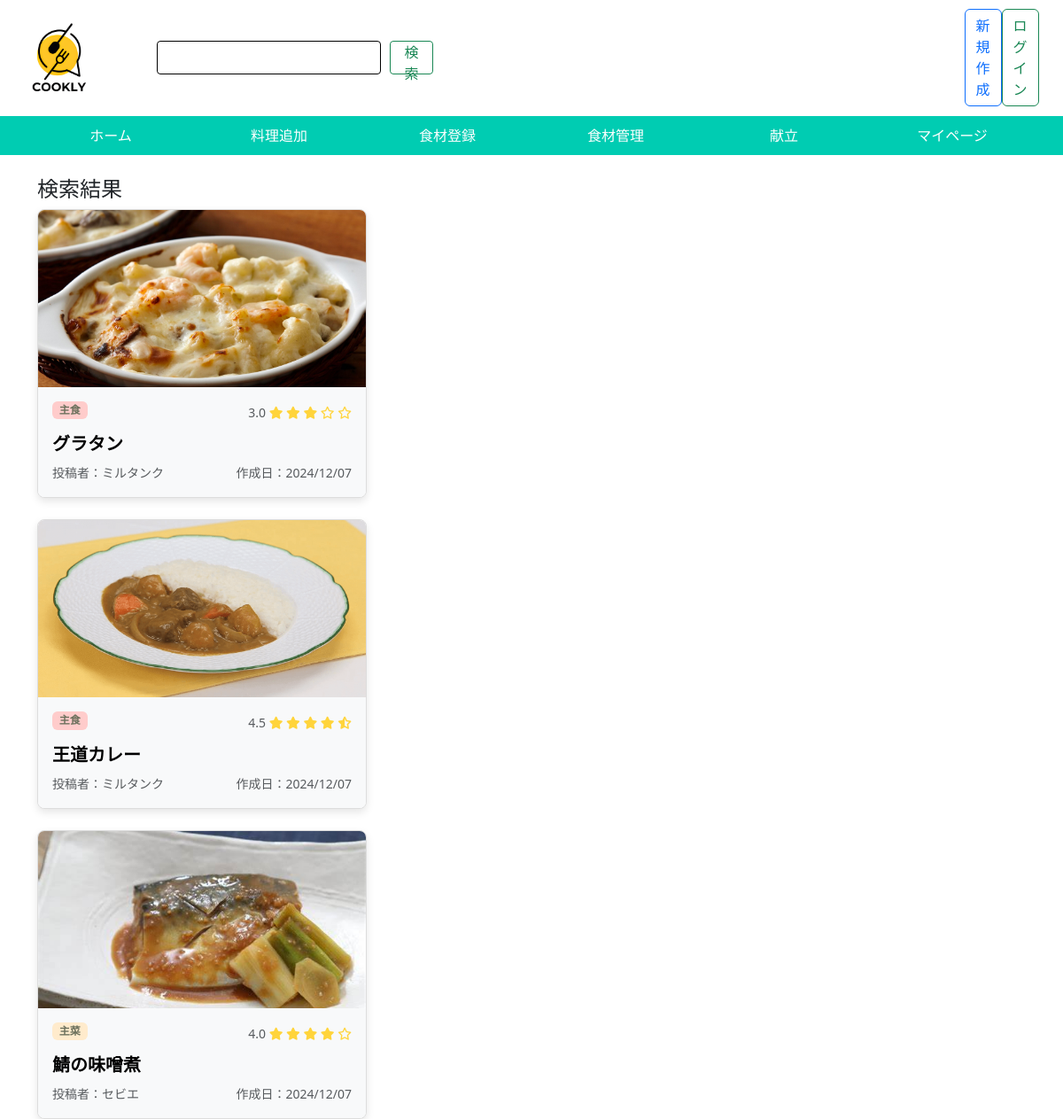
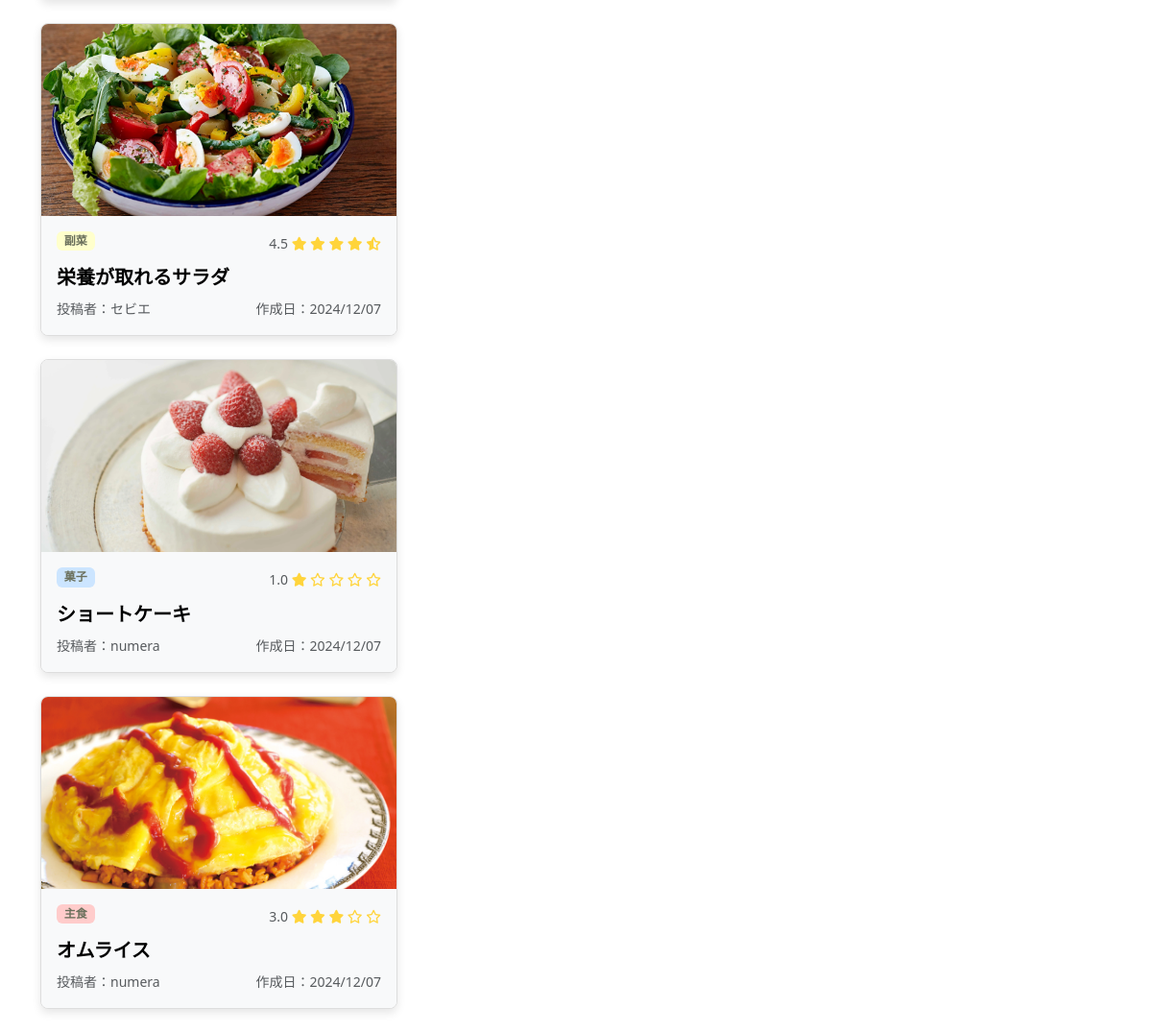
The app's page /search/ with its own data (2 pictures, top to bottom).
### app/models.py (models this page shows, shortened)
class Recipe(models.Model):
    user = models.ForeignKey(CustomUser, on_delete=models.CASCADE)
    recipe_title = models.CharField(max_length=200, verbose_name="料理タイトル")
    recipe_image = models.ImageField(upload_to='recipes/', verbose_name="料理写真")
    vote = models.IntegerField(default=0, verbose_name="閲覧回数")
    detail_text = models.TextField(max_length=200, verbose_name="料理説明")
    class Genre(models.TextChoices):
        MAIN_DISH = 'main', '主菜'
        SIDE_DISH = 'side', '副菜'
        MAIN_COURSE = 'course', '主食'
        DESSERT = 'dessert', '菓子'
    genre = models.CharField(max_length=10, choices=Genre.choices, verbose_name="ジャンル")
    created_at = models.DateTimeField(auto_now_add=True)
    updated_at = models.DateField(verbose_name="更新日", auto_now=True)

class CustomUser(AbstractUser):
    user_icon = models.ImageField(upload_to='user_icon/', verbose_name="ユーザーアイコン")
    allergy = models.CharField(max_length=1000, default="なし")

### app/views.py (the view)
# urls.py: path("search/", views.search_recipes, name="searchrecipes"),
def search_recipes(request):
    recipes = Recipe.objects.all().annotate(average_rating=Avg('comment__rating'))
    keyword = request.GET.get('keyword')
    if keyword:
        search_recipes = recipes.filter(
            Q(recipe_title__icontains=keyword)
        )
        messages.success(request, '[{}]の検索結果'.format(keyword))
    else:
        messages.error(request, '検索キーワードが指定されていません。')
        search_recipes = recipes
    return render(request, 'app/home.html', {'search_recipes': search_recipes})

### app/templates/app/home.html (shortened to what this page needs)
{% extends "base/base.html" %}
{% load static %}
{% block extra_styles %}
    <link rel="stylesheet" href="{% static 'app/css/home.css' %}">
{% endblock %}
{% block body %}
{% if search_recipes %}
<h4>検索結果</h4>
    {% for i in search_recipes %}
    <div class="col-md-4 mb-4 d-flex align-items-stretch">
        {% include 'app/recipe_card.html' with i=i %}
    </div>
    {% endfor %}
{% endif %}
{% endblock %}

### app/templates/app/recipe_card.html (shortened to what this page needs)
<div class="card" style="width: 100%; position: relative;">
    <img src="{{ i.recipe_image.url }}" class="card-img-top" alt="{{ i.recipe_title }}"
        style="height: 200px; object-fit: cover;">
    <div class="card-body d-flex flex-column {% if i.allergy_flag %}bg-color text-white{% else %}bg-light{% endif %}">
        <div class="d-flex justify-content-between mt-0">
            {% if i.genre == 'main' %}
            <p class="badge badge-pill badge-main">{{ i.get_genre_display }}</p>
            {% elif i.genre == 'side' %}
            <p class="badge badge-pill badge-side">{{ i.get_genre_display }}</p>
            {% elif i.genre == 'course' %}
            <p class="badge badge-pill badge-course">{{ i.get_genre_display }}</p>
            {% elif i.genre == 'dessert' %}
            <p class="badge badge-pill badge-dessert">{{ i.get_genre_display }}</p>
            {% endif %}
            <p class="card-text mb-0">
                <small class="text-body-secondary">
                    {% if i.average_rating is none %}
                        未評価
                    {% else %}
                        {{ i.average_rating|floatformat:1 }}
                        {% if i.average_rating >= 1 %}
                            <i class="fa-solid fa-star" style="color: #FFD43B;"></i>
                        {% elif i.average_rating >= 0.5 %}
                            <i class="fa-solid fa-star-half-stroke" style="color: #FFD43B;"></i>
                        {% else %}
                            <i class="fa-regular fa-star" style="color: #FFD43B;"></i>
                        {% endif %}
                        {% if i.average_rating >= 2 %}
                            <i class="fa-solid fa-star" style="color: #FFD43B;"></i>
                        {% elif i.average_rating >= 1.5 %}
                            <i class="fa-solid fa-star-half-stroke" style="color: #FFD43B;"></i>
                        {% else %}
                            <i class="fa-regular fa-star" style="color: #FFD43B;"></i>
                        {% endif %}
                        {% if i.average_rating >= 3 %}
                            <i class="fa-solid fa-star" style="color: #FFD43B;"></i>
                        {% elif i.average_rating >= 2.5 %}
                            <i class="fa-solid fa-star-half-stroke" style="color: #FFD43B;"></i>
                        {% else %}
                            <i class="fa-regular fa-star" style="color: #FFD43B;"></i>
                        {% endif %}
                        {% if i.average_rating >= 4 %}
                            <i class="fa-solid fa-star" style="color: #FFD43B;"></i>
                        {% elif i.average_rating >= 3.5 %}
                            <i class="fa-solid fa-star-half-stroke" style="color: #FFD43B;"></i>
                        {% else %}
                            <i class="fa-regular fa-star" style="color: #FFD43B;"></i>
                        {% endif %}
                        {% if i.average_rating >= 5 %}
                            <i class="fa-solid fa-star" style="color: #FFD43B;"></i>
                        {% elif i.average_rating >= 4.5 %}
                            <i class="fa-solid fa-star-half-stroke" style="color: #FFD43B;"></i>
                        {% else %}
                            <i class="fa-regular fa-star" style="color: #FFD43B;"></i>
                        {% endif %}
                    {% endif %}
                </small>
            </p>
        </div>
        <h5 class="card-title text-left mb-2">
            <a href="{% url 'app:detail' i.id %}" class="text-decoration-none">{{ i.recipe_title }}</a>
        </h5>
        <div class="mt-auto d-flex justify-content-between">
            <p class="card-text mb-0">
                <small class="text-body-secondary">
                    <a href="{% url 'app:author_page' i.user.id %}" class="hidden-link">
                        投稿者：{{ i.user }}</small>
            </p>
            <p class="card-text mb-0" style="margin-right: 0;">
                <small class="text-body-secondary">作成日：{{ i.created_at|date:"Y/m/d" }}</small>
            </p>
        </div>
    </div>
</div>
<head>
</head>

### app/templates/app/recipe_card.html (style rules this page uses)
.hidden-link { text-decoration: none; color: inherit; cursor: pointer; }
.card { min-height: 100%; border: 1px solid #ddd; border-radius: 8px; overflow: hidden; background-color: white; box-shadow: 0 4px 10px rgba(0, 0, 0, 0.1); transition: transform 0.3s ease, box-shadow 0.3s ease; }
.card-text { overflow: hidden; text-overflow: ellipsis; }
.card-title a { font-weight: bold; color: black; text-decoration: none; }
.badge-main { background-color: #ffebcc; color: #6b705c; }
.badge-side { background-color: #ffffcc; color: #6b705c; }
.badge-course { background-color: #ffcccb; color: #6b705c; }
.badge-dessert { background-color: #cce5ff; color: #6b705c; }

### records on screen
Recipe: recipe_image (picture), genre "主食", average_rating "3.0", recipe_title "グラタン", user "ミルタンク", created_at "2024/12/07"
Recipe: recipe_image (picture), genre "主食", average_rating "4.5", recipe_title "王道カレー", user "ミルタンク", created_at "2024/12/07"
Recipe: recipe_image (picture), genre "主菜", average_rating "4.0", recipe_title "鯖の味噌煮", user "セビエ", created_at "2024/12/07"
Recipe: recipe_image (picture), genre "副菜", average_rating "4.5", recipe_title "栄養が取れるサラダ", user "セビエ", created_at "2024/12/07"
Recipe: recipe_image (picture), genre "菓子", average_rating "1.0", recipe_title "ショートケーキ", user "numera", created_at "2024/12/07"
Recipe: recipe_image (picture), genre "主食", average_rating "3.0", recipe_title "オムライス", user "numera", created_at "2024/12/07"
